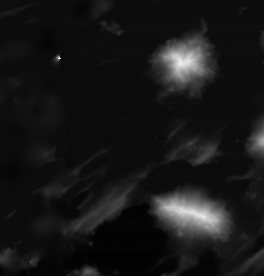
%> input picture Matlab/PlanningExample/SA_APF/ocean1.tif, 264 x 276 px
$ octave main.m   (GNU Octave 9; MATLAB toolbox functions it lacks are replaced by stand-ins)
%> lines starting %> are read from the running program, lines starting %| are printed output that depends on the picture
### Matlab/PlanningExample/SA_APF/map.m
%% 地图绘制
function [X,Y,data,color_data,color_map]=map()
    global data;
    data = imread('ocean1.tif');
%> data is the input picture: size 276x264 int32; min -4529, max -307, mean -4145.5
    global X;
    global Y;
    [X,Y]=meshgrid(1:size(data,2),1:size(data,1));

    color_data=data;
    color_map=jet;

    figure;
    surf(X,Y,data,color_data,'EdgeColor','none');
    xlabel('X');
    ylabel('Y');
    zlabel('Elevation');
    title('三维水下环境图');
    colormap(color_map);
    colorbar;
end

### Matlab/PlanningExample/SA_APF/CreateModel.m
function model=CreateModel()

    H = imread('ocean1.tif'); % Get elevation data
    MAPSIZE_X = size(H,2); % x index: columns of H
    MAPSIZE_Y = size(H,1); % y index: rows of H
    [X,Y] = meshgrid(1:MAPSIZE_X,1:MAPSIZE_Y); % Create all (x,y) points to plot

    % Map limits
    xmin= 1;
    xmax= MAPSIZE_X;

    ymin= 1;
    ymax= MAPSIZE_Y;

%     zmin = 1000;
%     zmax = 2000;

    % Start and end position
    start_location = [50;10;1000];
    end_location = [250;250;1000];

    % Number of path nodes (not including the start position (start node))
    n=20;

    %%%涡流
    lamb_pos=[100,65;90,200;200,180;140,120;235,235];
    lamb_num=size(lamb_pos,1);
%     for i =1:lamb_num
%         Lamb
%     end

    % Incorporate map and searching parameters to a model
    model.start=start_location;
    model.end=end_location;
    model.n=n;
    model.xmin=xmin;
    model.xmax=xmax;

    model.ymin=ymin;
    model.ymax=ymax;

    model.MAPSIZE_X = MAPSIZE_X;
    model.MAPSIZE_Y = MAPSIZE_Y;
    model.X = X;
    model.Y = Y;
    model.H = H;
    model.lamb=lamb_pos;
%     PlotModel(model);
end

### Matlab/PlanningExample/SA_APF/init_path.m
function initial_path=init_path(model)
    load initial_path.mat

    x_max=model.xmax;
    y_max=model.ymax;
    x_min=model.xmin;
    y_min=model.ymin;

    n=model.n;

    initial_path.x=pth(1,2:21);
    initial_path.y=pth(2,2:21);

    initial_path.z=1000*ones(1,n);
    initial_path.x=min(initial_path.x,x_max);
    initial_path.x=max(initial_path.x,x_min);
    initial_path.y=min(initial_path.y,y_max);
    initial_path.y=max(initial_path.y,y_min);
end

### Matlab/PlanningExample/SA_APF/figuresol.m
%% 涡流与路径设置
function path=figuresol(sol,model,smooth)

    %% Plot 3D view
    figure(1)
%     PlotModel(model)
%     map();
    hold on
    x=sol.x;
    y=sol.y;
    z=sol.z;

    % Start location
    xs=model.start(1);
    ys=model.start(2);
    zs=model.start(3);

    % Final location
    xf=model.end(1);
    yf=model.end(2);
    zf=model.end(3);

    x_all = [xs x xf];
    y_all = [ys y yf];
    z_all = [zs z zf];

    N = size(x_all,2); % real path length

   % Path height is relative to the ground height
    for i = 1:N
        z_map = model.H(round(y_all(i)),round(x_all(i)));
        z_all(i) = z_all(i) + z_map;
    end

    % given data in a point matrix, xyz, which is 3 x number of points
    xyz = [x_all;y_all;z_all];
    [ndim,npts]=size(xyz);
    xyzp=zeros(size(xyz));
    for k=1:ndim
       xyzp(k,:)=ppval(csaps(1:npts,xyz(k,:),smooth),1:npts);
    end
    path=xyzp;

    hold on


    lamb_num=size(model.lamb,1);
    for i = 1:lamb_num
        lamb = model.lamb(i,:);
        lamb_x = lamb(1);
        lamb_y = lamb(2);
        lamb_z = -4000;
        threat_radius = 10;
        h=4000;

        [xc,yc,zc]=cylinder(threat_radius); % create a unit cylinder
        % set the center and height
        xc=xc+lamb_x;
        yc=yc+lamb_y;
        zc=zc*h+lamb_z;
        c=mesh(xc,yc,zc); % plot the cylinder
        set(c,'edgecolor','none','facecolor','#FF0000','FaceAlpha',.3); % set color and transparency
    end


end

### Matlab/PlanningExample/SA_APF/main.m
clc;clear;close all;
%%%地图
map();
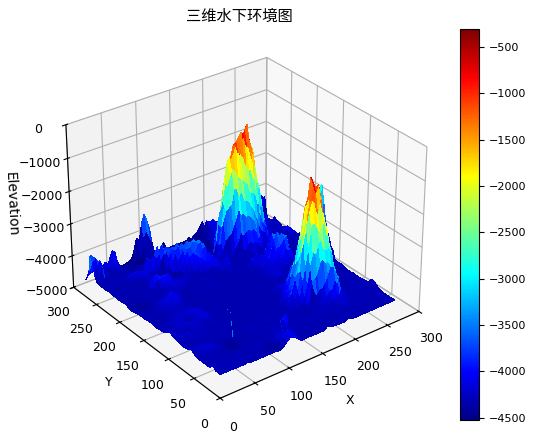
%> figure redrawn from the program's plot data
model = CreateModel();
%> model = {start [50 10 1000], end [250 250 1000], n 20, xmin 1, xmax 264, ymin 1}


%%%%SA参数
idx=0;
step=1.2;
k=2;
initial_path=init_path(model);
%> in init_path, `x_max=model.xmax;`: x_max = 264
%> in init_path, `y_max=model.ymax;`: y_max = 276
%> in init_path, `x_min=model.xmin;`: x_min = 1
%> in init_path, `n=model.n;`: n = 20
%> in init_path, `initial_path.x=min(initial_path.x,x_max);`: initial_path.x = 20 values from 70.28 to 241
%> in init_path, `initial_path.y=min(initial_path.y,y_max);`: initial_path.y = 20 values, max 258.5 at index 20, min 22.21 at index 1, mean 158.9
path=figuresol(initial_path,model,0.9);
%> in figuresol, `x=sol.x;`: x = 20 values from 70.28 to 241
%> in figuresol, `y=sol.y;`: y has the same summary as initial_path.y in init_path
%> in figuresol, `z=sol.z;`: z = 20 values from 1000 to 1000
%> in figuresol, `xs=model.start(1);`: xs = 50
%> in figuresol, `ys=model.start(2);`: ys = 10
%> in figuresol, `zs=model.start(3);`: zs = 1000
%> in figuresol, `xf=model.end(1);`: xf = 250
%> in figuresol, `zf=model.end(3);`: zf = 1000
%> in figuresol, `x_all = [xs x xf];`: x_all = 22 values from 50 to 250
%> in figuresol, `y_all = [ys y yf];`: y_all = 22 values, max 258.5 at index 21, min 10 at index 1, mean 156.2
%> in figuresol, `z_all = [zs z zf];`: z_all = 22 values from 1000 to 1000
%> in figuresol, `N = size(x_all,2);`: N = 22
%> the loop in figuresol, `for i = 1:N` made 22 passes
%> z_map on passes 1 to 12: -4328, -4311, -4328, -4332, -4338, -4329, -4323, -4336, -4325, -4336, -4143, -4301
%> after the loop in figuresol, `for i = 1:N`: z_all = 22 values, max 81 at index 16, min -3338 at index 5, mean -2692.2
%> in figuresol, `xyz = [x_all;y_all;z_all];`: xyz = 22 columns, first 8: [50 70.28 74 75.67 78.52 79.2 84.09 99.71; 10 22.21 30.72 46.35 72.79 101.8 126.3 142; -3328 -3311 -3328 -3332 -3338 -3329 -3323 -3336]
%> in figuresol, `[ndim,npts]=size(xyz);`: ndim = 3; npts = 22
%> the loop in figuresol, `for k=1:ndim` made 1 pass
%> the run ends on the next line
